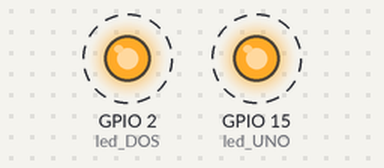
Simulated run of this sketch. Board: ESP32. On the bench: output pins drawn as LEDs (lit = HIGH). Dashed ring = blinking.

Above: at 0.12 s.
Timing chart, 0 to 3.0 s (numbered marks = the images above):
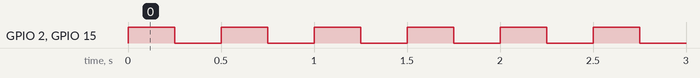

The sketch:

Ejercicio_1-1_ToggleLEDS.ino
```cpp
#if CONFIG_FREERTOS_UNICORE
static const BaseType_t app_cpu = 0;
#else
static const BaseType_t app_cpu = 1;
#endif

//Pines de salida:
static const int led_UNO = 15;
static const int led_DOS = 2;

void toggleLED_UNO(void *parameter){
  while(1){
    digitalWrite(led_UNO, HIGH);
    vTaskDelay(250 / portTICK_PERIOD_MS);
    digitalWrite(led_UNO, LOW);
    vTaskDelay(250 / portTICK_PERIOD_MS);
  }
}

void toggleLED_DOS(void *parameter){
  while(1){
    digitalWrite(led_DOS, HIGH);
    vTaskDelay(250 / portTICK_PERIOD_MS);
    digitalWrite(led_DOS, LOW);
    vTaskDelay(250 / portTICK_PERIOD_MS);
  }
}


void setup(){
  //Configuracion de GPIO como salida
  pinMode(led_UNO, OUTPUT);
  pinMode(led_DOS, OUTPUT);

  //Task to run forever
  xTaskCreatePinnedToCore(      //Use xTaskCreate() in vanilla FreeRTOS
                  toggleLED_UNO,    //Funtion to be called
                  "Toggle L1", //Name of task
                  1024,         //Stack size (bytes in ESP32, words)
                  NULL,         //Paremeter to pass to function
                  1,            //Task priority (0 to configMAX_PRIORITY)
                  NULL,         //Task HAndle
                  app_cpu);     //Run on one core for demo purposes

 xTaskCreatePinnedToCore(      //Use xTaskCreate() in vanilla FreeRTOS
                  toggleLED_DOS,    //Funtion to be called
                  "Toggle L2", //Name of task
                  1024,         //Stack size (bytes in ESP32, words)
                  NULL,         //Paremeter to pass to function
                  1,            //Task priority (0 to configMAX_PRIORITY)
                  NULL,         //Task HAndle
                  app_cpu);     //Run on one core for demo purposes
}
void loop(){
  // put your main code here, to run repeatedly:
  //delay(10); // this speeds up the simulation
}
```

Measured:
- by itself, GPIO 2 (led_DOS), GPIO 15 (led_UNO): alternates HIGH for 0.25 s and LOW for 0.25 s
